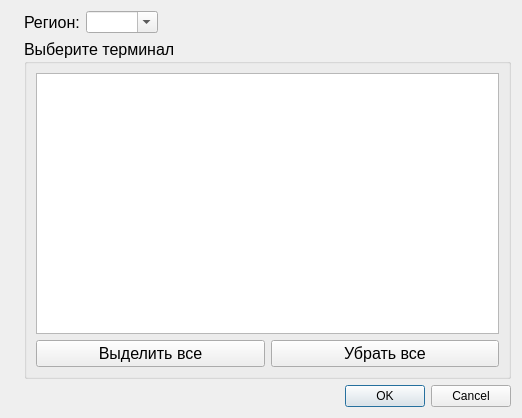
<?xml version="1.0" encoding="UTF-8"?>
<ui version="4.0">
 <class>AddRegionTerminalsDialog</class>
 <widget class="QDialog" name="AddRegionTerminalsDialog">
  <property name="geometry">
   <rect>
    <x>0</x>
    <y>0</y>
    <width>522</width>
    <height>418</height>
   </rect>
  </property>
  <property name="windowTitle">
   <string>Выбор региона - Терминал</string>
  </property>
  <layout class="QGridLayout" name="gridLayout_2">
   <item row="0" column="0" rowspan="2">
    <widget class="QLabel" name="label_2">
     <property name="text">
      <string/>
     </property>
     <property name="pixmap">
      <pixmap resource="../resource.qrc">:/Image/fuellogo.png</pixmap>
     </property>
     <property name="alignment">
      <set>Qt::AlignLeading|Qt::AlignLeft|Qt::AlignTop</set>
     </property>
    </widget>
   </item>
   <item row="0" column="1">
    <widget class="QLabel" name="label">
     <property name="font">
      <font>
       <pointsize>12</pointsize>
      </font>
     </property>
     <property name="text">
      <string>Регион:</string>
     </property>
    </widget>
   </item>
   <item row="0" column="2">
    <widget class="QComboBox" name="comboBoxRegions">
     <property name="editable">
      <bool>true</bool>
     </property>
     <property name="maxVisibleItems">
      <number>15</number>
     </property>
    </widget>
   </item>
   <item row="0" column="3">
    <spacer name="horizontalSpacer">
     <property name="orientation">
      <enum>Qt::Horizontal</enum>
     </property>
     <property name="sizeHint" stdset="0">
      <size>
       <width>228</width>
       <height>20</height>
      </size>
     </property>
    </spacer>
   </item>
   <item row="1" column="1" colspan="3">
    <widget class="QGroupBox" name="groupBox">
     <property name="font">
      <font>
       <pointsize>12</pointsize>
       <weight>50</weight>
       <bold>false</bold>
      </font>
     </property>
     <property name="title">
      <string>Выберите терминал</string>
     </property>
     <layout class="QGridLayout" name="gridLayout">
      <item row="1" column="0">
       <widget class="QPushButton" name="pushButtonSelectAll">
        <property name="text">
         <string>Выделить все</string>
        </property>
        <property name="icon">
         <iconset resource="../resource.qrc">
          <normaloff>:/Image/all_check.png</normaloff>:/Image/all_check.png</iconset>
        </property>
        <property name="iconSize">
         <size>
          <width>32</width>
          <height>32</height>
         </size>
        </property>
       </widget>
      </item>
      <item row="1" column="1">
       <widget class="QPushButton" name="pushButtonDeSelectAll">
        <property name="text">
         <string>Убрать все</string>
        </property>
        <property name="icon">
         <iconset resource="../resource.qrc">
          <normaloff>:/Image/removeAll.png</normaloff>:/Image/removeAll.png</iconset>
        </property>
        <property name="iconSize">
         <size>
          <width>32</width>
          <height>32</height>
         </size>
        </property>
       </widget>
      </item>
      <item row="0" column="0" colspan="2">
       <widget class="QTableWidget" name="tableWidgetTerminals">
        <property name="font">
         <font>
          <pointsize>10</pointsize>
          <weight>50</weight>
          <bold>false</bold>
         </font>
        </property>
        <property name="focusPolicy">
         <enum>Qt::WheelFocus</enum>
        </property>
        <property name="editTriggers">
         <set>QAbstractItemView::NoEditTriggers</set>
        </property>
        <property name="alternatingRowColors">
         <bool>true</bool>
        </property>
        <property name="selectionMode">
         <enum>QAbstractItemView::SingleSelection</enum>
        </property>
        <property name="selectionBehavior">
         <enum>QAbstractItemView::SelectRows</enum>
        </property>
       </widget>
      </item>
     </layout>
    </widget>
   </item>
   <item row="2" column="3">
    <widget class="QDialogButtonBox" name="buttonBox">
     <property name="standardButtons">
      <set>QDialogButtonBox::Cancel|QDialogButtonBox::Ok</set>
     </property>
    </widget>
   </item>
  </layout>
 </widget>
 <resources>
  <include location="../resource.qrc"/>
 </resources>
 <connections/>
</ui>
